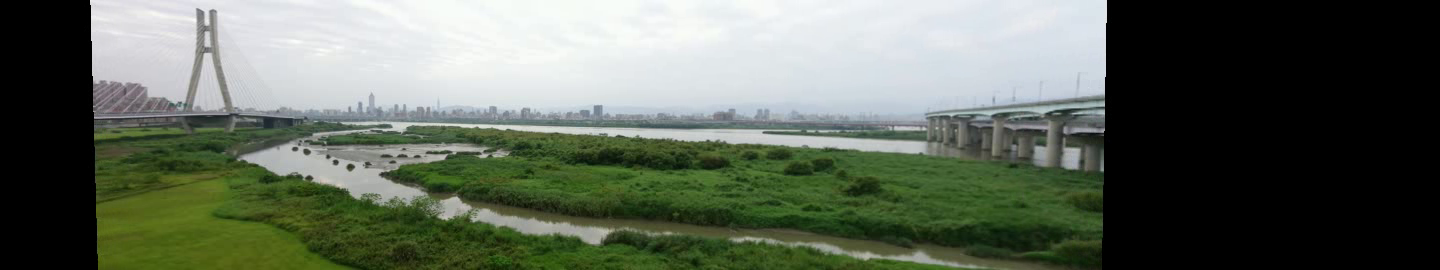
#> input picture frame 44 of result/exercise1.avi, 1440 x 270 px, given in place of hw4_dataset1.mp4, which was not available
$ python exercise4-1.py   (older library calls are emulated)
#> lines starting #> are read from the running program, lines starting #| are printed output that depends on the picture; after the words box and inside, x2 and y2 are one past the last pixel; in counts of white or black regions, pixels touching at a corner belong together; pictures that were not available may be replaced by others from this repository, and a replacement may not be noted
import cv2
import numpy as np

cap = cv2.VideoCapture('./dataset1/hw4_dataset1.mp4')

def pretreat(kpdetector, frame_num):
#> called with frame_num = 44
    cap.set(cv2.CAP_PROP_POS_FRAMES, frame_num)
    ret, cur_frame = cap.read()
#> cur_frame is the input picture: shape (270, 1440, 3); mean B, G, R 90.4, 103.8, 95.4
    if ret == False:
        return False, False, False
    cur_frame = cv2.resize(cur_frame,(cur_frame.shape[1]//4,cur_frame.shape[0]//4))
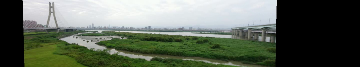
#> cur_frame: shape (67, 360, 3); mean B, G, R 90.3, 103.7, 95.3
    gray = cv2.cvtColor(cur_frame, cv2.COLOR_BGR2GRAY)
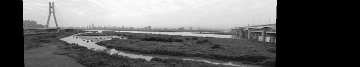
#> gray: shape (67, 360); min 0, max 251, mean 99.6
    kp = kpdetector.detect(gray,None)
#> kp = 107 keypoints; strongest (x, y, size): (113, 51, 4.1), (268, 39, 3.2), (148, 58, 4), (25, 17, 4.5)
    return cur_frame, kpdetector.compute(gray,kp)[1], kp

def calc_transfrom(bf, pre_dt, cur_dt, pre_kp, cur_kp, T):
    matches = bf.match(cur_dt, pre_dt)
    matches = sorted(matches, key = lambda x:x.distance)

    src = []
    dst = []
    for m in matches:
        src.append(cur_kp[m.queryIdx].pt + (1,))
        dst.append(pre_kp[m.trainIdx].pt + (1,))

    src = np.array(src,dtype=np.float)
    dst = np.array(dst,dtype=np.float)

    # find a homography to map src to dst
    A, mask = cv2.findHomography(src, dst, cv2.RANSAC)
    T = T.dot(A)
    return T

def show_image(result, count, out):
    t_count = count.copy()
    t_count[t_count == 0] = 1

    disp = result.copy()
    disp[:,:,0] = result[:,:,0] / t_count
    disp[:,:,1] = result[:,:,1] / t_count
    disp[:,:,2] = result[:,:,2] / t_count

    cv2.imshow('stitched image',disp.astype(np.uint8))
    out.write(disp.astype(np.uint8))

def stitch(cur_frame, result, ones, count, T):
    warp_img = cv2.warpPerspective(cur_frame,T,(result.shape[1],result.shape[0])).astype(np.float)
    t_count  = cv2.warpPerspective(ones,T,(result.shape[1],result.shape[0])).astype(np.float)
    result += warp_img
    count = t_count.astype(np.float) + count
    return count

def main():
    total_frame = int(cap.get(cv2.CAP_PROP_FRAME_COUNT))
    middle_frame = total_frame // 2
    frame_count = 0

    result = np.zeros((int(cap.get(cv2.CAP_PROP_FRAME_HEIGHT))//4,int(cap.get(cv2.CAP_PROP_FRAME_WIDTH))//4*3,3))
    count  = np.zeros((int(cap.get(cv2.CAP_PROP_FRAME_HEIGHT))//4,int(cap.get(cv2.CAP_PROP_FRAME_WIDTH))//4*3))
    ones = np.ones(((int(cap.get(cv2.CAP_PROP_FRAME_HEIGHT))//4,int(cap.get(cv2.CAP_PROP_FRAME_WIDTH))//4)))
    out = cv2.VideoWriter('./result/exercise1.avi',cv2.VideoWriter_fourcc(*'XVID'), 20.0,
                            ((int(cap.get(cv2.CAP_PROP_FRAME_WIDTH))//4*3),(int(cap.get(cv2.CAP_PROP_FRAME_HEIGHT))//4)))
    # create kpdetector
    kpdetector = cv2.xfeatures2d.SIFT_create()

    # create BFMatcher object
    bf = cv2.BFMatcher(cv2.NORM_L2, crossCheck=True)

    while middle_frame + frame_count < total_frame:
        if frame_count == 0:
            # init
            cur_frame, pre_dt_left, pre_kp_left = pretreat(kpdetector, middle_frame)
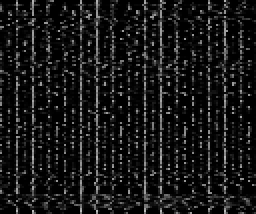
#> pre_dt_left: shape (107, 128) float32 (shown 2 times larger); min 0, max 186, mean 22.9
#> pre_kp_left has the same summary as kp in pretreat
            pre_kp_right = pre_kp_left
#> pre_kp_right has the same summary as kp in pretreat
            pre_dt_right = pre_dt_left

            if type(cur_frame) == type(True):
                break
            # calc loc
            T_left = np.eye(3)
            T_left[0,2] = (result.shape[1] - cur_frame.shape[1]) // 2 - 190
            T_left[1,2] = 0
            T_right = T_left
            # stitch
            count = stitch(cur_frame, result, ones, count, T_left)
#> in stitch, `warp_img = cv2.warpPerspective(cur_frame,T,(result.shape[1],result.sha..`:
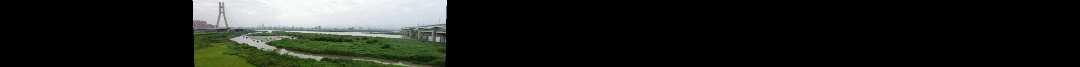
#> warp_img: shape (67, 1080, 3) float64; mean B, G, R 30.1, 34.6, 31.8
#> in stitch, `t_count  = cv2.warpPerspective(ones,T,(result.shape[1],result.shape[0]..`:
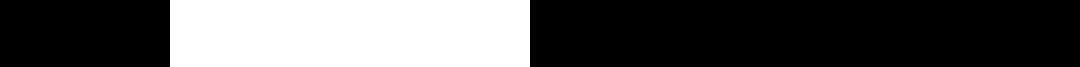
#> t_count: shape (67, 1080) float64; values 0 (black) and 1 (white), 33.3% white; 1 white region, box (x1, y1, x2, y2) and area: (170, 0, 530, 67) 24120
#> in stitch, `t_count  = cv2.warpPerspective(ones,T,(result.shape[1],result.shape[0]..`: ones: shape (67, 360) float64; every value is 1
            show_image(result, count, out)
#> in show_image, `t_count[t_count == 0] = 1`: t_count: shape (67, 1080) float64; every value is 1

        else:
            # stitch left
            cur_frame, dt2, kp2 = pretreat(kpdetector, middle_frame + frame_count)
            if type(cur_frame) == type(True):
                break
            T_right = calc_transfrom(bf, pre_dt_right, dt2, pre_kp_right, kp2, T_right)
            count = stitch(cur_frame, result, ones, count, T_right)
            pre_kp_right = kp2
            pre_dt_right = dt2

            # stith right
            cur_frame, dt2, kp2 = pretreat(kpdetector, middle_frame - frame_count)
            if type(cur_frame) == type(True):
                break
            T_left = calc_transfrom(bf, pre_dt_left, dt2, pre_kp_left, kp2, T_left)
            count = stitch(cur_frame, result, ones, count, T_left)
            pre_kp_left = kp2
            pre_dt_left = dt2

            # show image
            show_image(result, count, out)

        key = cv2.waitKey(20) & 0xFF
#> (key Esc is pressed here)
        if key == 27:
            break
        frame_count += 1

    cv2.waitKey()
    cap.release()
    out.release()
    cv2.destroyAllWindows()
if __name__ == "__main__":
    main()
